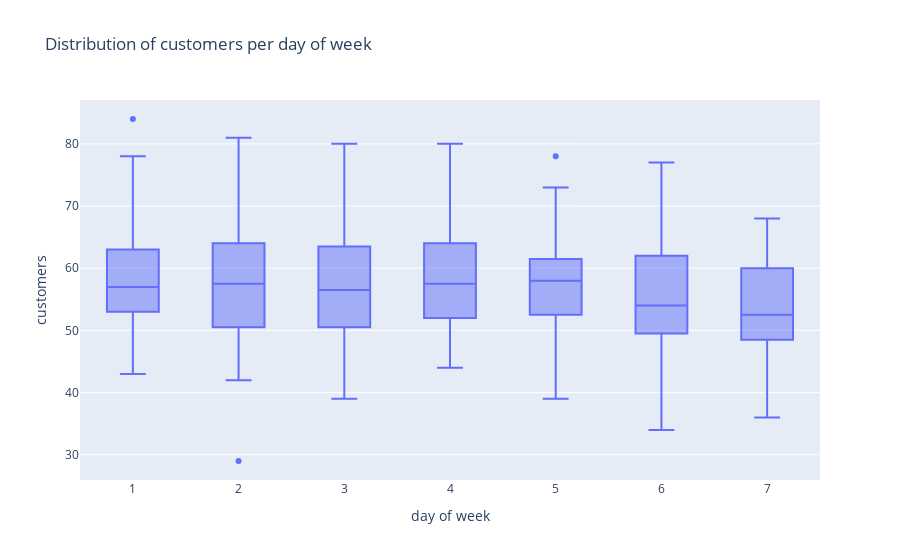

Notebook source saved alongside this figure:
### Code cell
fig = px.box(df_transactions, x="day of week", y="customers", title="Distribution of customers per day of week")
fig.show()

### Figure 1 — Plotly figure (JSON) as saved in the notebook; plotly's stock layout.template omitted (floating-point values rounded to 4 significant figures; data arrays with more than 128 entries replaced by an {"elided": "..."} marker saying what was removed)
{"data": [{"alignmentgroup": "True", "hovertemplate": "day of week=%{x}<br>customers=%{y}<extra></extra>", "legendgroup": "", "marker": {"color": "#636efa"}, "name": "", "notched": false, "offsetgroup": "", "orientation": "v", "showlegend": false, "type": "box", "x": {"elided": "364 int values"}, "x0": " ", "xaxis": "x", "y": {"elided": "364 int values"}, "y0": " ", "yaxis": "y"}], "layout": {"boxmode": "group", "legend": {"tracegroupgap": 0}, "title": {"text": "Distribution of customers per day of week"}, "xaxis": {"anchor": "y", "domain": [0, 1], "title": {"text": "day of week"}}, "yaxis": {"anchor": "x", "domain": [0, 1], "title": {"text": "customers"}}}}
